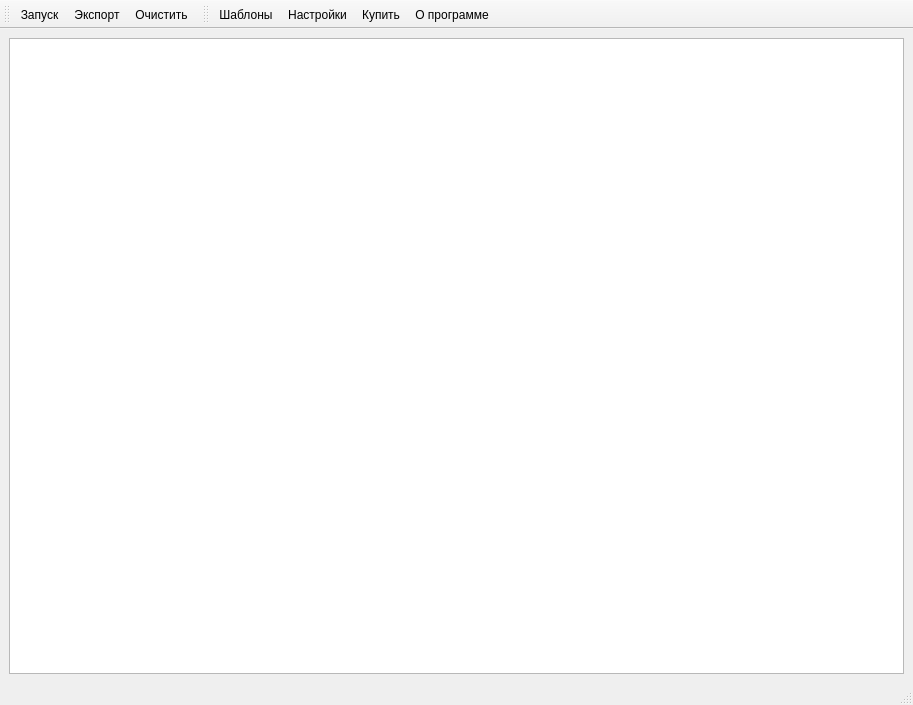
<?xml version="1.0" encoding="UTF-8"?>
<ui version="4.0">
 <class>MainWindow</class>
 <widget class="QMainWindow" name="MainWindow">
  <property name="geometry">
   <rect>
    <x>0</x>
    <y>0</y>
    <width>913</width>
    <height>705</height>
   </rect>
  </property>
  <property name="windowTitle">
   <string>Avito Parser</string>
  </property>
  <widget class="QWidget" name="centralwidget">
   <layout class="QGridLayout" name="gridLayout">
    <item row="0" column="0">
     <widget class="QTableView" name="table_tv">
      <property name="contextMenuPolicy">
       <enum>Qt::ActionsContextMenu</enum>
      </property>
      <property name="alternatingRowColors">
       <bool>true</bool>
      </property>
      <property name="selectionBehavior">
       <enum>QAbstractItemView::SelectRows</enum>
      </property>
      <attribute name="horizontalHeaderMinimumSectionSize">
       <number>30</number>
      </attribute>
      <attribute name="horizontalHeaderStretchLastSection">
       <bool>true</bool>
      </attribute>
     </widget>
    </item>
   </layout>
  </widget>
  <widget class="QStatusBar" name="statusbar"/>
  <widget class="QToolBar" name="toolBar">
   <property name="windowTitle">
    <string>Запуск</string>
   </property>
   <property name="iconSize">
    <size>
     <width>32</width>
     <height>32</height>
    </size>
   </property>
   <property name="toolButtonStyle">
    <enum>Qt::ToolButtonTextUnderIcon</enum>
   </property>
   <attribute name="toolBarArea">
    <enum>TopToolBarArea</enum>
   </attribute>
   <attribute name="toolBarBreak">
    <bool>false</bool>
   </attribute>
   <addaction name="actionStart"/>
   <addaction name="actionExport"/>
   <addaction name="actionClean"/>
  </widget>
  <widget class="QToolBar" name="toolBar_4">
   <property name="windowTitle">
    <string>Помощь</string>
   </property>
   <property name="iconSize">
    <size>
     <width>32</width>
     <height>32</height>
    </size>
   </property>
   <property name="toolButtonStyle">
    <enum>Qt::ToolButtonTextUnderIcon</enum>
   </property>
   <attribute name="toolBarArea">
    <enum>TopToolBarArea</enum>
   </attribute>
   <attribute name="toolBarBreak">
    <bool>false</bool>
   </attribute>
   <addaction name="actionTemplates"/>
   <addaction name="actionSettings"/>
   <addaction name="actionBuy"/>
   <addaction name="actionAbout"/>
  </widget>
  <action name="actionClean">
   <property name="icon">
    <iconset resource="../res/icons.qrc">
     <normaloff>:/cross.png</normaloff>:/cross.png</iconset>
   </property>
   <property name="text">
    <string>Очистить</string>
   </property>
  </action>
  <action name="actionDelete">
   <property name="icon">
    <iconset resource="../res/icons.qrc">
     <normaloff>:/delete.png</normaloff>:/delete.png</iconset>
   </property>
   <property name="text">
    <string>Удалить</string>
   </property>
  </action>
  <action name="actionAbout">
   <property name="icon">
    <iconset resource="../res/icons.qrc">
     <normaloff>:/aaaa32.png</normaloff>:/aaaa32.png</iconset>
   </property>
   <property name="text">
    <string>О программе</string>
   </property>
  </action>
  <action name="actionStart">
   <property name="icon">
    <iconset resource="../res/icons.qrc">
     <normaloff>:/cog.png</normaloff>
     <normalon>:/cog_go.png</normalon>:/cog.png</iconset>
   </property>
   <property name="text">
    <string>Запуск</string>
   </property>
  </action>
  <action name="actionBuy">
   <property name="icon">
    <iconset resource="../res/icons.qrc">
     <normaloff>:/point_gold.png</normaloff>:/point_gold.png</iconset>
   </property>
   <property name="text">
    <string>Купить</string>
   </property>
  </action>
  <action name="actionSettings">
   <property name="icon">
    <iconset resource="../res/icons.qrc">
     <normaloff>:/setting_tools.png</normaloff>:/setting_tools.png</iconset>
   </property>
   <property name="text">
    <string>Настройки</string>
   </property>
  </action>
  <action name="actionExport">
   <property name="icon">
    <iconset resource="../res/icons.qrc">
     <normaloff>:/table_export.png</normaloff>:/table_export.png</iconset>
   </property>
   <property name="text">
    <string>Экспорт</string>
   </property>
  </action>
  <action name="actionTemplates">
   <property name="icon">
    <iconset resource="../res/icons.qrc">
     <normaloff>:/web_template_editor.png</normaloff>:/web_template_editor.png</iconset>
   </property>
   <property name="text">
    <string>Шаблоны</string>
   </property>
  </action>
 </widget>
 <resources>
  <include location="../res/icons.qrc"/>
 </resources>
 <connections/>
</ui>
